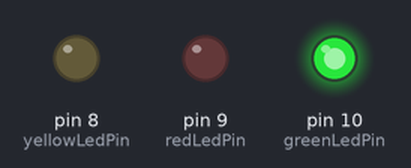
The sketch below on a simulated Arduino Uno, built with avr-gcc and run on an emulated ATmega328P. On the bench: output pins drawn as LEDs (lit = HIGH). What the sketch prints to the serial monitor is not drawn.

Above: at 2.4 s.
At 7.5 s:
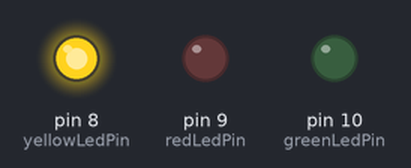
At 12.6 s:
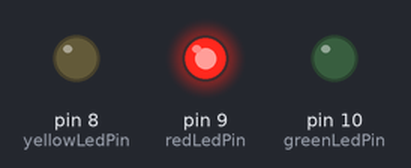
Timing chart, 0 to 19.7 s (numbered marks = the images above):
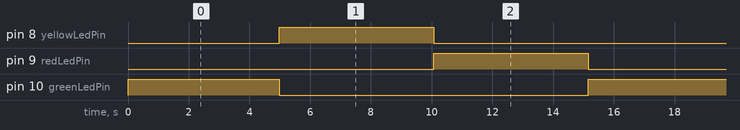

The sketch:

IOT_6_SB.ino
```cpp
const int greenLedPin = 10;
const int yellowLedPin = 8;
const int redLedPin = 9;


int counter = 0;

void setup() {

  pinMode(greenLedPin, OUTPUT);
  pinMode(yellowLedPin, OUTPUT);
  pinMode(redLedPin, OUTPUT);


  Serial.begin(9600);
}

void loop() {

  counter++;


  if (counter < 100) {
    digitalWrite(greenLedPin, HIGH);
    digitalWrite(yellowLedPin, LOW);
    digitalWrite(redLedPin, LOW);
    Serial.print("Counter: ");
    Serial.print(counter);
    Serial.println(", Green LED");
  } else if (counter >= 100 && counter <= 200) {
    digitalWrite(greenLedPin, LOW);
    digitalWrite(yellowLedPin, HIGH);
    digitalWrite(redLedPin, LOW);
    Serial.print("Counter: ");
    Serial.print(counter);
    Serial.println(", Yellow LED");
  } else {
    digitalWrite(greenLedPin, LOW);
    digitalWrite(yellowLedPin, LOW);
    digitalWrite(redLedPin, HIGH);
    Serial.print("Counter: ");
    Serial.print(counter);
    Serial.println(", Red LED");
  }


  if (counter > 300) {
    counter = 0;
  }


  delay(50);
}
```

Measured:
- by itself, pin 8 (yellowLedPin), pin 9 (redLedPin): alternates HIGH for 5.1 s and LOW for 10.1 s
- by itself, pin 10 (greenLedPin): alternates HIGH for 5.0 s and LOW for 10.2 s
- by itself, everything shown: repeats every 15.2 s, in 3 steps
